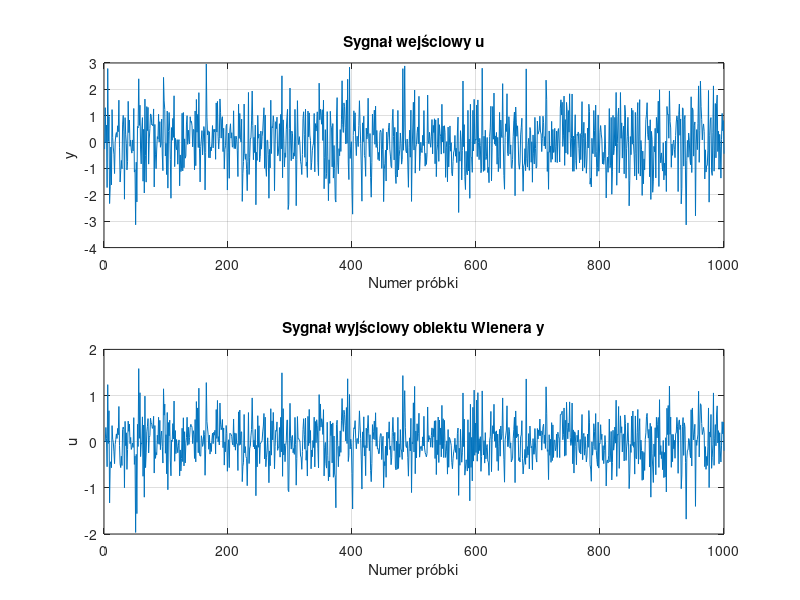

Here is the MATLAB script that generated this plot: (Note: this script raises an error after producing the figure.)
clear all;
clc;
set(groot, 'defaultFigureColor', 'w');
set(groot, 'defaultAxesColor', 'w');
%% Zad2

N_samples = 1000; 
u = randn(N_samples, 1); 

a_true = [0.6, -0.2]; 
b_true = [0.5, 0.3]; 

c_true = 0.8; 
d_true = 0.1;

p_true = [a_true, b_true, c_true, d_true];


z = zeros(N_samples, 1);
for k = 3:N_samples
    z(k) = b_true(1)*u(k) + b_true(2)*u(k-1) - a_true(1)*z(k-1) - a_true(2)*z(k-2);
end


y = c_true*z + d_true*(z.^3);


figure;
subplot(2,1,1);
plot(u);
title('Sygnał wejściowy u');
xlabel('Numer próbki')
ylabel('y')
grid on;

subplot(2,1,2);
plot(y); 
title('Sygnał wyjściowy obiektu Wienera y');
xlabel('Numer próbki');
ylabel('u')
grid on;

%% Zad3

K = 1.5;        
T = 1.0;        
tau = 0.5;     

f_bw = 1 / (2 * pi * T); 
fs = 4 * f_bw;           
Tp = 1 / fs;             

N_samples = 5000;
u = randn(N_samples, 1); 
t = (0:N_samples-1)' * Tp;

s = tf('s');
G_cont = K / (T*s + 1);
G_cont.InputDelay = tau;

z = lsim(G_cont, u, t);
c = 0.6;
d = 0.04;

y = c*z + d*(z.^3);

figure;
subplot(2,1,1);
plot(t, u);
title('Wejście u(t)');
xlabel('Czas, s');
ylabel('u(t)')
grid on;

subplot(2,1,2);
plot(t, y);
title('Próbkowane wyjście y(t) obiektu ciągłego');
xlabel('Czas, s');
ylabel('y(t)');
grid on;




%% %%%%%%%%%%%% Zad4 %%%%%%%%%%%%%% 
clear all;
set(groot, 'defaultFigureColor', 'w');
set(groot, 'defaultAxesColor', 'w');

%% poszukiwanie losowe
N_samples = 1000; 
u = randn(N_samples, 1);
a_true = [0.6, -0.2]; b_true = [0.5, 0.3]; c_true = 0.8; d_true = 0.1;
p_true = [a_true, b_true, c_true, d_true]; 
u_step = ones(100, 1);
y_step_true = symuluj_model_wew4(p_true, u_step);
y = symuluj_model_wew4(p_true, u) + 0.01 * randn(N_samples, 1);
ileLokalnie = 100;
iteracje_test = [50, 200, 1000]; 
kolory = {'r--', 'g--', 'b--'};

% Przygotowanie tabeli wyników
wyniki_losowe = zeros(length(iteracje_test), 2); % [Best_MSE, Mean_MSE]

figure; 
plot(y_step_true, 'k', 'LineWidth', 2.5); hold on;
legend_entries = {'Obiekt rzeczywisty'};

for idx = 1:length(iteracje_test)
    N_iter = iteracje_test(idx);
    mse_proby = zeros(10, 1);
    best_z_10_prob = inf;
    p_best_z_10_prob = zeros(1,7);
    
    for p = 1:10 
        [p_tmp, n_tmp] = puszukiwaniaLosowe4(u, y, 2, N_iter, 0.2, ileLokalnie);
        current_mse = n_tmp / N_samples;
        mse_proby(p) = current_mse;
        
        if n_tmp < best_z_10_prob
            best_z_10_prob = n_tmp;
            p_best_z_10_prob = p_tmp;
        end
    end
    
   stabilne_mse = mse_proby(mse_proby < 100); 
    
    if isempty(stabilne_mse)
        srednie_mse_wynik = NaN; % Wszystkie próby były niestabilne
    else
        srednie_mse_wynik = mean(stabilne_mse);
    end
    
    % Zapis do tabeli
    wyniki_losowe(idx, :) = [min(mse_proby), srednie_mse_wynik];
    
    y_est = symuluj_model_wew4(p_best_z_10_prob, u_step);
    plot(y_est, kolory{idx}, 'LineWidth', 1.5);
    legend_entries{end+1} = sprintf('N=%d (Best MSE: %.2e)', N_iter, min(mse_proby));
end
legend(legend_entries, 'Location', 'best');
xlabel('Próbka');
ylabel('y');
grid on;



T1 = array2table(wyniki_losowe, 'RowNames', {'N_50', 'N_200', 'N_1000'}, ...
    'VariableNames', {'Najlepszy_MSE', 'Sredni_MSE'});
disp(T1);

%% poszukiwanie losowe z lscurve
N_samples = 1000; 
u = randn(N_samples, 1);
y = symuluj_model_wew4(p_true, u) + 0.01 * randn(N_samples, 1);
y_step_true = symuluj_model_wew4(p_true, u_step);
iteracje_test_lsq = [20, 100, 300]; 


lb = [-2.9, -1.9, -10, -10, -10, -10 -2]; 
ub = [ 2.9,  1.9,  10  10,  10,  10 2];



wyniki_lsq = zeros(length(iteracje_test_lsq), 2);

figure; 
plot(y_step_true, 'k', 'LineWidth', 2.5); hold on;
legend_entries = {'Obiekt rzeczywisty'};

for idx = 1:length(iteracje_test_lsq)
    N_iter = iteracje_test_lsq(idx);
    mse_proby = zeros(10, 1);
    best_z_10_prob = inf;
    
    for p = 1:10 
        [p_tmp, n_tmp] = poszukiwaniaLscurve4(u, y, 2, N_iter, lb, ub);
        current_mse = n_tmp / N_samples;
        mse_proby(p) = current_mse;
        
        if n_tmp < best_z_10_prob
            best_z_10_prob = n_tmp;
            p_best_z_10_prob = p_tmp;
        end
    end
    
    % Zapis do tabeli
    wyniki_lsq(idx, :) = [min(mse_proby), mean(mse_proby)];
    
    y_est = symuluj_model_wew4(p_best_z_10_prob, u_step);
    plot(y_est, kolory{idx}, 'LineWidth', 1.5);
    legend_entries{end+1} = sprintf('N=%d (Best MSE: %.2e)', N_iter, min(mse_proby));
end
legend(legend_entries, 'Location', 'best');
xlabel('Próbka');
ylabel('y');
grid on; 


T2 = array2table(wyniki_lsq, 'RowNames', {'N_20', 'N_100', 'N_300'}, ...
    'VariableNames', {'Najlepszy_MSE', 'Sredni_MSE'});
disp(T2);
%%%%%%%%%%%%%%%
%%%%%%%%%%%% Zad5 %%%%%%%%%%%%%% 
%% poszukiwanie losowe
clear all;
N_samples = 1000; 
u = randn(N_samples, 1);
a_true = [0.6, -0.2]; b_true = [0.5, 0.3]; c_true = 0.8; d_true = 0.1;
p_true = [a_true, b_true, c_true, d_true];
u_step = ones(100, 1);
y_step_true = symuluj_model_wew(p_true, u_step);
y = symuluj_model_wew(p_true, u) + 0.01 * randn(N_samples, 1);
ileLokalnie = 100;
iteracje_test = [50, 200, 1000]; 
kolory = {'r--', 'g--', 'b--'};

wyniki_losowe5 = zeros(length(iteracje_test), 2); 

figure; 
plot(y_step_true, 'k', 'LineWidth', 2.5); hold on;
legend_entries = {'Obiekt rzeczywisty'};

for idx = 1:length(iteracje_test)
    N_iter = iteracje_test(idx);
    mse_proby = zeros(10, 1);
    best_z_10_prob = inf;
    p_best_z_10_prob = zeros(1,6);
    
    for p = 1:10 
        [p_tmp, n_tmp] = puszukiwaniaLosowe(u, y, 2, N_iter, 0.2, ileLokalnie);
        current_mse = n_tmp / N_samples;
        mse_proby(p) = current_mse;
        
        if n_tmp < best_z_10_prob
            best_z_10_prob = n_tmp;
            p_best_z_10_prob = p_tmp;
        end
    end
    
 
    stabilne = mse_proby(mse_proby < 100);
    if isempty(stabilne), srednia_val = mean(mse_proby); else srednia_val = mean(stabilne); end
    wyniki_losowe5(idx, :) = [min(mse_proby), srednia_val];
    
    y_est = symuluj_model_wew(p_best_z_10_prob, u_step);
    plot(y_est, kolory{idx}, 'LineWidth', 1.5);
    legend_entries{end+1} = sprintf('N=%d (MSE: %.2e)', N_iter, min(mse_proby));
end
legend(legend_entries, 'Location', 'best');
xlabel('Próbka');
ylabel('y');
grid on; 


T5_1 = array2table(wyniki_losowe5, 'RowNames', {'N_50', 'N_200', 'N_1000'}, ...
    'VariableNames', {'Najlepszy_MSE', 'Sredni_MSE'});
disp(T5_1);

%% poszukiwanie losowe z lscurve
N_samples = 1000; 
u = randn(N_samples, 1);
y = symuluj_model(p_true, u) + 0.01 * randn(N_samples, 1);
iteracje_test_lsq = [20, 100, 500]; 
kolory = {'r--', 'g--', 'm--'}; 
lb = [-2.9, -1.9, -10, -10, -10, -10]; 
ub = [ 2.9,  1.9,  10,  10,  10,  10];

wyniki_lsq5 = zeros(length(iteracje_test_lsq), 2);

figure;
plot(y_step_true, 'k', 'LineWidth', 3); hold on;
legend_entries = {'Obiekt rzeczywisty'};

for idx = 1:length(iteracje_test_lsq)
    N_iter = iteracje_test_lsq(idx);
    mse_proby = zeros(5, 1);
    najlepszy_lokalnie_norm = inf;
    najlepszy_lokalnie_params = [];
       
    for p = 1:5
       [p_est, n_norm] = poszukiwaniaLosoweLscurve(u, y, 2, N_iter, 0.5, lb, ub);
       current_mse = n_norm / length(y);
       mse_proby(p) = current_mse;
        if n_norm < najlepszy_lokalnie_norm
            najlepszy_lokalnie_norm = n_norm;
            najlepszy_lokalnie_params = p_est;
        end 
    end
    
    
    stabilne = mse_proby(mse_proby < 100);
    if isempty(stabilne), srednia_val = mean(mse_proby); else srednia_val = mean(stabilne); end
    wyniki_lsq5(idx, :) = [min(mse_proby), srednia_val];
   
    y_step_est = symuluj_model(najlepszy_lokalnie_params, u_step);
    plot(y_step_est, kolory{idx}, 'LineWidth', 1.5);
    legend_entries{end+1} = sprintf('N=%d (MSE: %.4e)', N_iter, min(mse_proby));
end
xlabel('Próbka'); ylabel('y');
legend(legend_entries, 'Location', 'best');
grid on; 


T5_2 = array2table(wyniki_lsq5, 'RowNames', {'N_20', 'N_100', 'N_500'}, ...
    'VariableNames', {'Najlepszy_MSE', 'Sredni_MSE'});
disp(T5_2);


%% Zad6 


clear all;
set(groot,'defaultFigureColor','w');


K_true = 1.2; T_true = 0.6; tau_true = 0.3;
c_true = 0.8; d_true = 0.08;
p_true = [K_true T_true tau_true c_true d_true];

Tp = 0.1; % 
N_samples = 5000;
u = randn(N_samples,1);

y = symuluj_wiener_ciagly(p_true, u, Tp) + 0.01*randn(N_samples,1);

u_step = ones(200,1);
t_step = (0:length(u_step)-1)' * Tp;
y_step_true = symuluj_wiener_ciagly(p_true, u_step, Tp);



kolory = {'r--', 'g--', 'b--'};
lb = [0.1, 0.05, 0, 0, 0];
ub = [5, 5, 2, 5, 5];       

%% poszukiwanie losowe 
iteracje_test = [50, 200, 1000]; 
wyniki_losowe6 = zeros(length(iteracje_test), 2);

figure;
plot(t_step, y_step_true, 'k', 'LineWidth', 2.5); hold on;
legend_entries = {'Obiekt rzeczywisty'};

for idx = 1:length(iteracje_test)
    N_iter = iteracje_test(idx);
    mse_proby = zeros(5, 1);
    best_err = inf;
    p_best_losowe = zeros(1,5);
    
    for p = 1:5 
        [p_tmp, n_tmp] = puszukiwaniaLosoweCiagle(u, y, N_iter, Tp, lb, ub);
        current_mse = n_tmp / N_samples;
        mse_proby(p) = current_mse;
        
        if n_tmp < best_err
            best_err = n_tmp;
            p_best_losowe = p_tmp;
        end
    end
    
   
    stabilne = mse_proby(mse_proby < 100);
    if isempty(stabilne), srednia_val = mean(mse_proby); else srednia_val = mean(stabilne); end
    wyniki_losowe6(idx, :) = [min(mse_proby), srednia_val];
    
    y_est = symuluj_wiener_ciagly(p_best_losowe, u_step, Tp);
    plot(t_step, y_est, kolory{idx}, 'LineWidth', 1.5);
    legend_entries{end+1} = sprintf('N=%d (MSE: %.2e)', N_iter, min(mse_proby));
end

xlabel('Czas [s]');
ylabel('y');
grid on;
legend(legend_entries);


T6_1 = array2table(wyniki_losowe6, 'RowNames', {'N_50', 'N_100', 'N_1000'}, ...
    'VariableNames', {'Najlepszy_MSE', 'Sredni_MSE'});
disp(T6_1);

%% poszukiwanie losowe z lscurve
wyniki_lsq6 = zeros(length(iteracje_test), 2);
iteracje_test = [20, 100, 300]; 
figure;
plot(t_step, y_step_true, 'k', 'LineWidth', 2.5); hold on;
legend_entries = {'Obiekt rzeczywisty'};

for idx = 1:length(iteracje_test)
    N_iter = iteracje_test(idx);
    mse_proby = zeros(5, 1);
    best_err = inf;
    p_best_lsq = zeros(1,5);
    
    for p = 1:5
        [p_tmp, n_tmp] = poszukiwaniaLscurveCiagle(u, y, Tp, N_iter, lb, ub);
        current_mse = n_tmp / N_samples;
        mse_proby(p) = current_mse;
        
        if n_tmp < best_err
            best_err = n_tmp;
            p_best_lsq = p_tmp;
        end
    end
    
    stabilne = mse_proby(mse_proby < 100);
    if isempty(stabilne), srednia_val = mean(mse_proby); else srednia_val = mean(stabilne); end
    wyniki_lsq6(idx, :) = [min(mse_proby), srednia_val];
    
    y_est = symuluj_wiener_ciagly(p_best_lsq, u_step, Tp);
    plot(t_step, y_est, kolory{idx}, 'LineWidth', 1.5);
    legend_entries{end+1} = sprintf('N=%d (MSE: %.2e)', N_iter, min(mse_proby));
end

xlabel('Czas [s]');
ylabel('y');
grid on;
legend(legend_entries);

T6_2 = array2table(wyniki_lsq6, 'RowNames', {'N_20', 'N_100', 'N_300'}, ...
    'VariableNames', {'Najlepszy_MSE', 'Sredni_MSE'});
disp(T6_2);





%%% funkcje 
function y_mod = symuluj_model(p, u)
    z = zeros(size(u));
    for k = 3:length(u)
        z(k) = p(3)*u(k) + p(4)*u(k-1) - p(1)*z(k-1) - p(2)*z(k-2);
        if abs(z(k)) > 1e4 
            y_mod = ones(size(u)) * 1e6; return;
        end
    end
    y_mod = p(5)*z + p(6)*(z.^3);
end

function y_mod = symuluj_model_wew(p, u)
    z = zeros(size(u));
    for k = 3:length(u)
        z(k) = p(3)*u(k) + p(4)*u(k-1) - p(1)*z(k-1) - p(2)*z(k-2);
        if abs(z(k)) > 1e4, y_mod = zeros(size(u))+1e6; return; end
    end
    y_mod = p(5)*z + p(6)*(z.^3);
end

function [best_p, best_n] = poszukiwaniaLscurve4(u, y, zakres, N, lb, ub)
    options = optimoptions('lsqcurvefit', 'Display', 'off', 'MaxIterations', 5); 
    best_n = inf;
    best_p = zeros(1,7);
    
    for k = 1:N
      
        p_start = zakres * (rand(1, 7) - 0.5);
        p_start(7) = 1 + 0.1*rand(); 
       
        try
            [p_opt, resnorm] = lsqcurvefit(@symuluj_model_wew4, p_start, u, y, lb, ub, options);
            if resnorm < best_n
                best_n = resnorm;
                best_p = p_opt;
            end
        catch
            continue; 
        end
    end
end

function err = obliczBladWienera4(p, u, y)
    z = zeros(size(u));
    a0 = p(7);
    for k = 3:length(u)
        z(k) = (p(3)*u(k) + p(4)*u(k-1) - p(1)*z(k-1) - p(2)*z(k-2)) / a0;
        if abs(z(k)) > 1e4, err = 1e15; 
            return; 
        end 
    end
    y_mod = p(5)*z + p(6)*(z.^3);
    err = sum((y - y_mod).^2);
end

function y_mod = symuluj_model_wew4(p, u)
    z = zeros(size(u));
    if length(p) == 7
        a0 = p(7);
    else
        a0 = 1;
    end
    
    for k = 3:length(u)
        z(k) = (p(3)*u(k) + p(4)*u(k-1) - p(1)*z(k-1) - p(2)*z(k-2)) / a0;
        if abs(z(k)) > 1e4, y_mod = zeros(size(u))+1e6; 
            return;
        end
    end
    y_mod = p(5)*z + p(6)*(z.^3);
end


function [best_params, best_norm] = puszukiwaniaLosowe4(u, y, zakres, N, mi, ileLokalnie)
 
    bn = zakres * (rand(1, 7) - 0.5); 
    bn(7) = 1 + 0.2*rand();
    
    JMPLB = inf;
    B = bn;
    mi_lokalnie = mi / 10; 
    
    for k = 1:N
        bnn = B + mi * (rand(1, 7) - 0.5);
       
        if abs(bnn(7)) < 0.01, bnn(7) = 0.01; end
        
        norm_nowa = obliczBladWienera4(bnn, u, y);
        
        if norm_nowa < JMPLB
            temp_best_bn = bnn;
            temp_best_norm = norm_nowa;
            for j = 1:ileLokalnie
                b_lokalne = temp_best_bn + mi_lokalnie * (rand(1, 7) - 0.5);
                if abs(b_lokalne(7)) < 0.01, b_lokalne(7) = 0.01; end
                
                norm_lokalna = obliczBladWienera4(b_lokalne, u, y);
                if norm_lokalna < temp_best_norm
                    temp_best_norm = norm_lokalna;
                    temp_best_bn = b_lokalne;
                end
            end
            B = temp_best_bn;
            JMPLB = temp_best_norm;
        end
    end
    best_params = B;
    best_norm = JMPLB;
end


function [best_p, best_n] = puszukiwaniaLosoweCiagle(u, y, N, Tp, lb, ub)
    B = lb + (ub - lb).*rand(1,5); % Startowy punkt
    y_mod = symuluj_wiener_ciagly(B, u, Tp);
    JMPLB = sum((y - y_mod).^2);
    mi = (ub - lb) * 0.1; % Krok poszukiwań
    
    for k = 1:N
        bnn = B + mi .* (rand(1, 5) - 0.5);
        
        bnn = max(min(bnn, ub), lb);
        
        y_mod_new = symuluj_wiener_ciagly(bnn, u, Tp);
        norm_nowa = sum((y - y_mod_new).^2);
        
        if norm_nowa < JMPLB
            B = bnn;
            JMPLB = norm_nowa;
        end
    end
    best_p = B; best_n = JMPLB;
end

function [best_p, best_res] = poszukiwaniaLscurveCiagle(u, y, Tp, N, lb, ub)
    options = optimoptions('lsqcurvefit', 'Display', 'off', 'MaxIterations', 10);
    best_res = inf;
    best_p = lb;
    for k = 1:N
        p_start = lb + (ub - lb).*rand(1,5);
        try
            [p_opt, resnorm] = lsqcurvefit(@(p, u) symuluj_wiener_ciagly(p, u, Tp), ...
                                           p_start, u, y, lb, ub, options);
            if resnorm < best_res
                best_res = resnorm;
                best_p = p_opt;
            end
        catch
            continue;
        end
    end
end

function y_mod = symuluj_wiener_ciagly(p, u, Tp)
    K = p(1); T = p(2); tau = p(3); c = p(4); d = p(5);
    
    a = exp(-Tp/T);
    b = K * (1 - a);
    delay = round(tau / Tp);
    z = zeros(size(u));
    for k = (delay + 2):length(u)
        z(k) = a * z(k-1) + b * u(k - delay - 1);
        if abs(z(k)) > 1e4, y_mod = ones(size(u))*1e6; return; end
    end
    y_mod = c*z + d*(z.^3);
end

function [best_params, best_norm] = poszukiwaniaLosoweLscurve(u, y, zakres, N, mi, lb, ub)

    bn = zakres * (rand(1, 6) - 0.5);
    JMPLB = inf;
    B = bn;

    options = optimoptions('lsqcurvefit', 'Display', 'off', 'MaxIterations', 100);

    for k = 1:N
   
        b_start = bn + mi * (rand(1, 6) - 0.5);
        
        [b_opt, resnorm] = lsqcurvefit(@model_wienera, b_start, u, y, lb, ub, options);
        

        if resnorm < JMPLB
            JMPLB = resnorm;
            bn = b_opt; 
            B = b_opt;
        end
        
       
        if JMPLB < 0.01
            break;
        end
    end
    best_params = B;
    best_norm = JMPLB;
end

function y_mod = model_wienera(p, u)
    z = zeros(size(u));
   
    for k = 3:length(u)
        z(k) = p(3)*u(k) + p(4)*u(k-1) - p(1)*z(k-1) - p(2)*z(k-2);
        
       
        if abs(z(k)) > 1e6
            y_mod = ones(size(u)) * 1e10; 
            return;
        end
    end
    y_mod = p(5)*z + p(6)*(z.^3);
    
   
    if any(isnan(y_mod)) || any(isinf(y_mod))
        y_mod = ones(size(u)) * 1e10;
    end
end


function [best_params, best_norm] = puszukiwaniaLosowe(u, y, zakres, N, mi, ileLokalnie)
    % Losowanie punktu startowego
    bn = zakres * (rand(1, 6) - 0.5); 
    JMPLB = inf;
    B = bn;
    mi_lokalnie = mi / 10; 
    
    for k = 1:N
        % Skok algorytmu głównego - skaczemy z punktu B (najlepszego dotąd)
        bnn = B + mi * (rand(1, 6) - 0.5);
        norm_nowa = obliczBladWienera(bnn, u, y);
        
        if norm_nowa < JMPLB
            % Precyzyjne przeszukiwanie okolic (Punkt 1 instrukcji)
            temp_best_bn = bnn;
            temp_best_norm = norm_nowa;
            
            for j = 1:ileLokalnie
                b_lokalne = temp_best_bn + mi_lokalnie * (rand(1, 6) - 0.5);
                norm_lokalna = obliczBladWienera(b_lokalne, u, y);
                if norm_lokalna < temp_best_norm
                    temp_best_norm = norm_lokalna;
                    temp_best_bn = b_lokalne;
                end
            end
            
            
            B = temp_best_bn;
            JMPLB = temp_best_norm;
        end
        if JMPLB < 1e-6, break; end
    end
    best_params = B;
    best_norm = JMPLB;
end

function err = obliczBladWienera(p, u, y)
    z = zeros(size(u));
    for k = 3:length(u)
        % z(k) = b0*u(k) + b1*u(k-1) - a1*z(k-1) - a2*z(k-2)
        z(k) = p(3)*u(k) + p(4)*u(k-1) - p(1)*z(k-1) - p(2)*z(k-2);
        
        if abs(z(k)) > 1e4, err = 1e15; return; end 
    end
    y_mod = p(5)*z + p(6)*(z.^3);
    err = sum((y - y_mod).^2);
end
